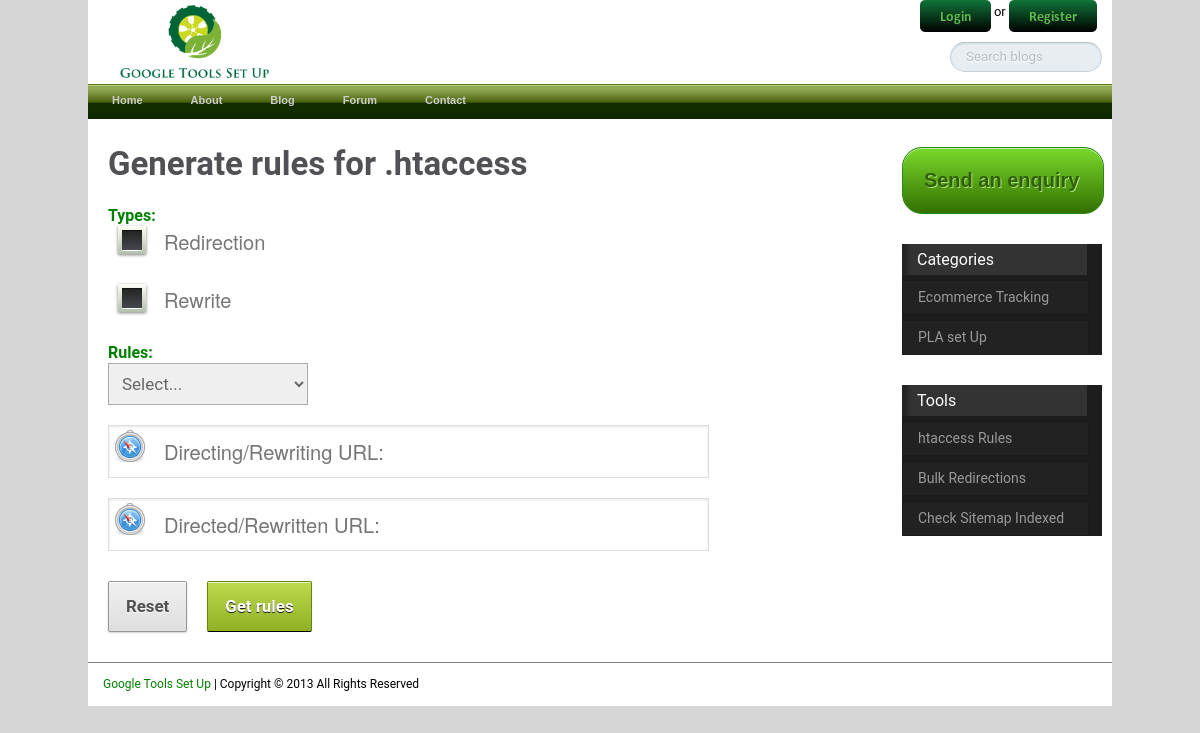
The page /tools/htaccess/ on the database its author committed.
### contents/models.py (models this page shows, shortened)
class Content(models.Model):
    title = models.CharField(max_length=200)
    description = RichTextField()
    page_slug = models.CharField(max_length=200)
    pub_date = models.DateField('date published', default=datetime.now())
    meta_title = models.CharField(max_length=200, blank=True)
    meta_description = models.CharField(max_length=500, blank=True)
    is_menu = models.BooleanField()

### blogs/models.py (models this page shows, shortened)
class Category(models.Model):
    title = models.CharField(max_length=200)
    description = RichTextField()
    page_slug = models.CharField(max_length=200)

### rewriteengine/views.py (the view, shortened to what this page needs)
def htaccessrules(request):
    htaccess_error = ''
    all_rules = htaccess.objects.all()
    show_rules = False
    get_rules = None
    directing_url = ''
    directed_url = ''
    return render(request, 'rewriteengine/htaccess.html',  {'all_rules': all_rules,
                                                            'get_rules': get_rules,
                                                            'show_rules': show_rules,
                                                            'htaccess_error': htaccess_error,
                                                            'directing_url': directing_url,
                                                            'directed_url': directed_url})

### contents/templatetags/menu.py (called while the page is built)
def build_menu_list(parser, token):
    return MenuObject()

    def render(self, context):
        context['site_menu'] = Content.objects.all().filter(is_menu=True)
        return ''

### contents/templatetags/sidebar.py (called while the page is built)
def build_sidebar_menu_list(parser, token):
    return MenuObject()

    def render(self, context):
        context['sidebar_menu'] = Category.objects.all()
        return ''

### templates/rewriteengine/htaccess.html (shortened to what this page needs)
{% extends "site_base.html" %}
{% block body %}
<h1>Generate rules for .htaccess</h1>
<form action="/tools/htaccess/" method="post" id="hongkiat-form">
     <h3>Types:</h3>
     <div class="checklist">
     <section>
      <div class="squaredTwo">
            <label for="Redirection"><span>Redirection</span></label>
      </div>
    </section>
     <section>
      <div class="squaredTwo">
         <label for="Rewrite"><span>Rewrite</span></label>
      </div>
    </section>
    </div>
    <div class="fieldWrapper">
        <h3>Rules:</h3>
       <select id="recipient" name="name" tabindex="6" class="selmenu selectrules">
           <option value="">Select...</option>
		</select>
    </div>
    <div class="fieldWrapper">
        <input id="id_subject" name="Directing_URL" type="text" class="txtinput" value="{{ directing_url }}"
               placeholder="Directing/Rewriting URL:">
    </div>
    <div class="fieldWrapper">
        <input id="id_subject" name="Directed_URL" type="text" class="txtinput" value="{{ directed_url }}" placeholder="Directed/Rewritten URL:">
    </div>
    <section id="buttons">
        <input type="reset" name="reset" id="resetbtn" class="resetbtn" value="Reset">
        <input type="submit" value="Get rules" class="submitbtn" id="submitbtn"/>
    </section>
</form>
        <br class="spacebottom" />
{% endblock %}

### templates/header.html (shortened to what this page needs)
{% load staticfiles %}
{% load menu %}
<header id="header">
    <div class="container">
        <div class="clearfix">
            <div class="logo">
                <img src="{% static 'img/Logo.png' %}">
            </div>
            <div id="useraccount">
                {% if user.is_authenticated %}
                <span>Logged in as <a href="/forum/users/{{ user.username }}/">{{ user.username }}</a></span> <a
                    href="/accounts/logout/?next={{ request.path|urlencode }}"><img
                    src="{% static 'images/logout.png' %}"/></a>
                {% else %}
                <a href="/accounts/login/?next={{ request.path|urlencode }}"><img
                        src="{% static 'images/login.png' %}"/></a> or <a
                    href="/accounts/register/?next={{ request.path|urlencode }}"><img
                    src="{% static 'images/register.png' %}"/></a>
                {% endif %}
            </div>
            <form id="searchForm" action="/search/">
                <fieldset>
                    <div class="input">
                        <input type="text" name="q" id="s" value="Search blogs"/>
                    </div>
                </fieldset>
            </form>
        </div>
    </div>
    <ul id="nav">
        <li class="top"><a href="/" class="top_link"><span>Home</span></a></li>
        {% for item in site_menu %}
        <li class="top"><a href="/{{ item.page_slug }}" class="top_link"><span>{{ item.title }}</span></a></li>
        {% endfor %}
        <li class="top"><a href="/blogs/" class="top_link"><span>Blog</span></a></li>
        <li class="top"><a href="/forum/" class="top_link"><span>Forum</span></a></li>
        <li class="top"><a href="/contact/" class="top_link"><span>Contact</span></a></li>
    </ul>
</header>

### templates/sidebar.html (shortened to what this page needs)
{% load sidebar %}
<div class="main-right">
    <a href="/contact/" class="button">Send an enquiry</a>
    <ul id="sliding-navigation">
        <li class="sliding-element"><h3>Categories</h3></li>
        {% for item in sidebar_menu %}
        <li class="sliding-element"><a href="/blogs/category/{{ item.page_slug }}" class="top_link"><span>{{ item.title }}</span></a>
        </li>
        {% endfor %}
    </ul>
        <ul id="sliding-navigation">
        <li class="sliding-element"><h3>Tools</h3></li>
        <li class="sliding-element"><a href="/tools/htaccess/" class="top_link"><span>htaccess Rules</span></a>
        <li class="sliding-element"><a href="/tools/bulk-redirections/" class="top_link"><span>Bulk Redirections</span></a>
        <li class="sliding-element"><a href="/tools/sitemap-indexed/" class="top_link"><span>Check Sitemap Indexed</span></a>
        </li>
</div>

### contents/static/pro_dropdown_2/pro_dropdown_2.css (style rules this page uses)
#nav { padding:0; margin:0; list-style:none; height:38px; background:#fff url(three_0.gif) repeat-x; position:relative; z-index:500; font-family:arial, verdana, sans-serif; }
#nav li.top { display:block; float:left; height:38px; }
#nav li a.top_link { display:block; float:left; height:35px; line-height:33px; color:#ccc; text-decoration:none; font-size:11px; font-weight:bold; padding:0 0 0 12px; cursor:pointer;background: url(three_0.gif); }
#nav li a.top_link span { float:left; display:block; padding:0 24px 0 12px; height:35px; background: url(three_0.gif) right top no-repeat; }

### rows shown on the page
Content: title "About"
Category: title "Ecommerce Tracking"
Category: title "PLA set Up"
